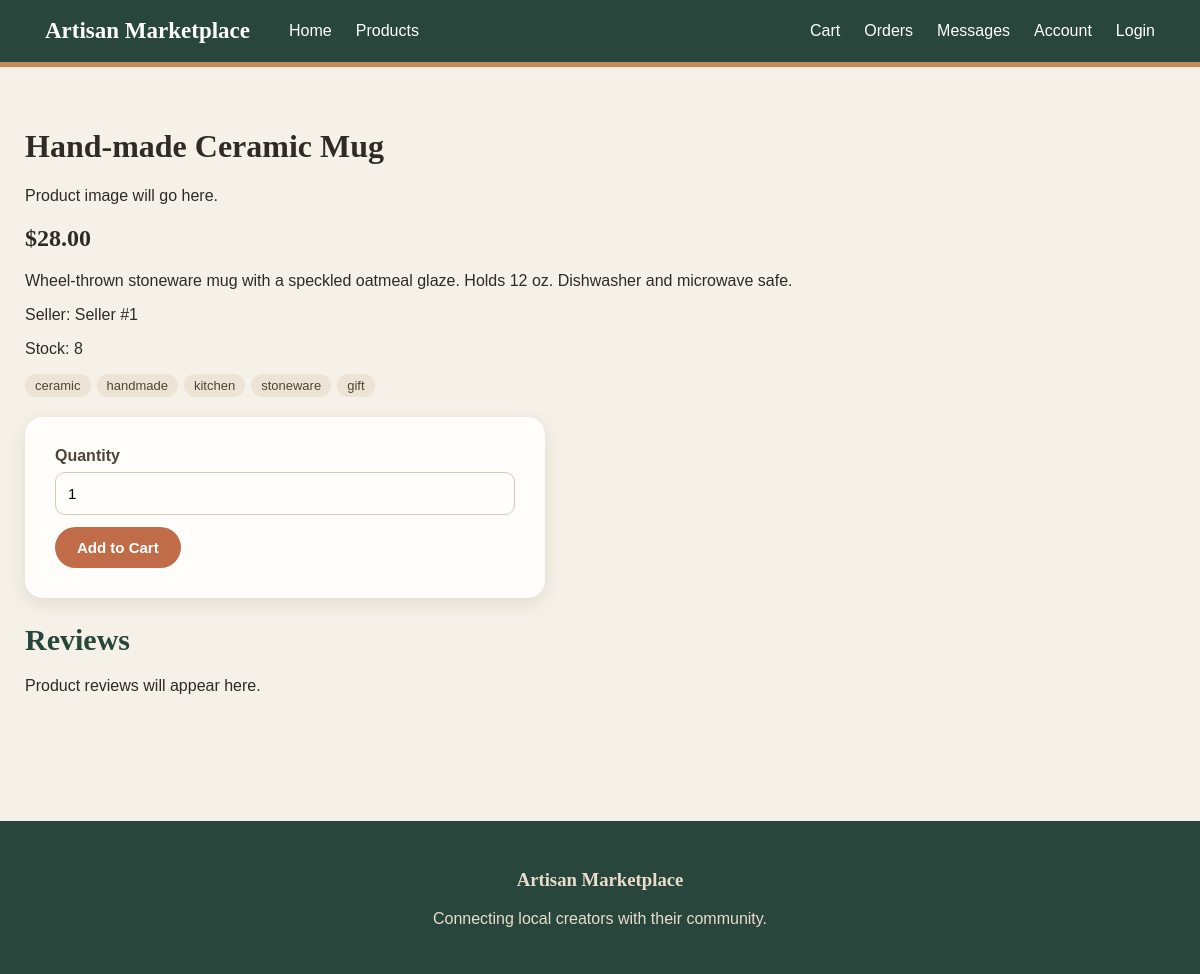
The app's page /product/3 with its own data.
### tables this page shows
CREATE TABLE products (
            product_id INTEGER PRIMARY KEY AUTOINCREMENT,
            seller_id INTEGER NOT NULL,
            title TEXT NOT NULL,
            description TEXT,
            price REAL NOT NULL,
            stock_quantity INTEGER NOT NULL,
            created_at TIMESTAMP DEFAULT CURRENT_TIMESTAMP
        );

CREATE TABLE product_tags (
            tag_id INTEGER PRIMARY KEY AUTOINCREMENT,
            product_id INTEGER NOT NULL,
            tag TEXT NOT NULL,
            UNIQUE (product_id, tag)
        );

### app.py (the view)
@app.route("/product/<int:product_id>")
def product(product_id):
    product = get_product(product_id)
    if product is None:
        abort(404)
    return render_template("product.html", product=product)

### database.py (called while the page is built)
def get_product(product_id):
    conn = sqlite3.connect(DB_PATH)
    cursor = conn.cursor()
    cursor.execute('''
        SELECT product_id, seller_id, title, description, price, stock_quantity
        FROM products
        WHERE product_id = ?
    ''', (product_id,))
    row = cursor.fetchone()
    conn.close()
    if row is None:
        return None
    return {"id": row[0], "seller_id": row[1], "title": row[2], "description": row[3],
            "price": row[4], "stock": row[5], "tags": get_product_tags(row[0])}

def get_product_tags(product_id):
    conn = sqlite3.connect(DB_PATH)
    cursor = conn.cursor()
    cursor.execute('SELECT tag FROM product_tags WHERE product_id = ? ORDER BY tag_id', (product_id,))
    tags = [row[0] for row in cursor.fetchall()]
    conn.close()
    return tags

### templates/product.html (shortened to what this page needs)
{% extends "base.html" %}
{% block content %}
<h1>{{ product.title }}</h1>
<div class="product-details">
    <div>
        <p>Product image will go here.</p>
    </div>
    <div>
        <h2>${{ "%.2f"|format(product.price) }}</h2>
        <p>
            {{ product.description or "No description provided." }}
        </p>
        <p>
            Seller: Seller #{{ product.seller_id }}
        </p>
        {% if product.stock > 0 %}
        <p>
            Stock: {{ product.stock }}
        </p>
        {% else %}
        <p class="out-of-stock">
            Out of stock
        </p>
        {% endif %}
        {% if product.tags %}
        <div class="tag-list">
            {% for tag in product.tags %}
            <span class="tag tag-static">{{ tag }}</span>
            {% endfor %}
        </div>
        {% endif %}
        {% if product.stock > 0 %}
        <form method="POST">
            <label for="quantity">
                Quantity
            </label>
            <input
                type="number"
                id="quantity"
                name="quantity"
                value="1"
                min="1"
                max="{{ product.stock }}"
            >
            <button type="submit">
                Add to Cart
            </button>
        </form>
        {% endif %}
    </div>
</div>
<section>
    <h2>Reviews</h2>
    <p>
        Product reviews will appear here.
    </p>
</section>
{% endblock %}

### static/style.css (style rules this page uses)
* { box-sizing: border-box; }
body { margin: 0; font-family: "Trebuchet MS", Arial, sans-serif; background-color: #f6f1e8; color: #2f2a25; }
h1, h2, h3 { font-family: Georgia, "Times New Roman", serif; }
button { background-color: #c06c48; color: white; border: none; border-radius: 25px; padding: 12px 22px; font-size: 15px; font-weight: bold; cursor: pointer; margin-top: 12px; margin-right: 8px; transition: 0.2s; }
section h2 { font-size: 30px; margin-bottom: 20px; color: #29463c; }
form { background-color: #fffdf9; padding: 30px; border-radius: 18px; max-width: 520px; box-shadow: 0 5px 18px rgba(77, 61, 45, 0.12); margin-top: 20px; }
label { display: block; margin-bottom: 7px; font-weight: bold; color: #4f4438; }
input, select, textarea { width: 100%; padding: 12px; border: 1px solid #d7c9b8; border-radius: 10px; background-color: #fffefa; font-size: 15px; }
.tag-list { display: flex; flex-wrap: wrap; gap: 6px; margin-bottom: 10px; }
.tag { display: inline-flex; align-items: center; gap: 2px; background-color: #eee4d5; color: #4f4438; border-radius: 12px; padding: 4px 4px 4px 10px; font-size: 13px; }
.tag-static { padding: 4px 10px; }

### records on screen
products: title "Hand-made Ceramic Mug", price "28.00", description "Wheel-thrown stoneware mug with a speckled oatmeal glaze. Holds 12 oz. Dishwasher and microwave safe.", seller_id "1"
product_tags: tag "ceramic"
product_tags: tag "handmade"
product_tags: tag "kitchen"
product_tags: tag "stoneware"
product_tags: tag "gift"

### other values on screen
{{ product.stock }} "8"
